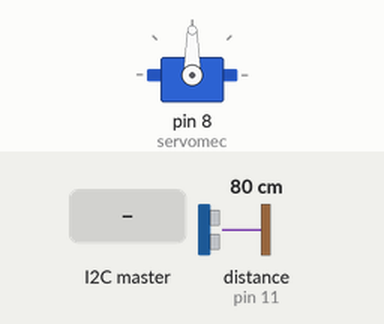
Bench run of a sketch on a simulated Arduino Uno, built with avr-gcc and run on an emulated ATmega328P. Parts: servo. The test bench sets the inputs (shaded band); at power-on: distance to the obstacle (sensor on pin 11) 80 cm. The echo pulse lasts 58.3 µs per cm; what the sketch prints to the serial monitor is not drawn.

Above: at 1.2 s.
1.3 s: the I2C master sends the byte 1
At 1.8 s:
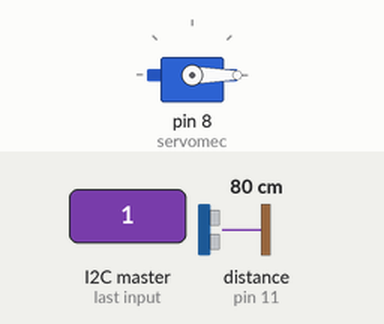
At 4.1 s:
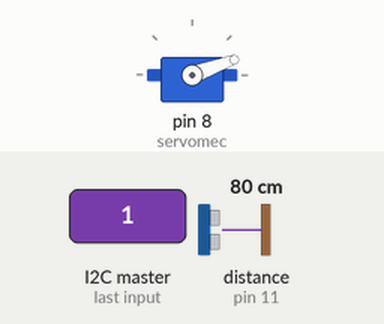
4.3 s: distance to the obstacle (sensor on pin 11) set to 2 cm
At 6.3 s:
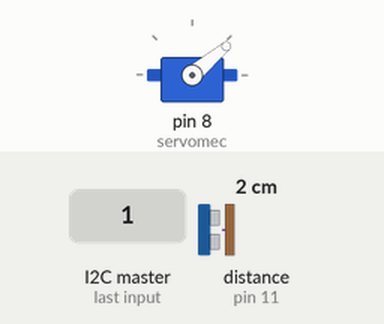
7.3 s: distance to the obstacle (sensor on pin 11) set to 4 cm
Timing chart, 0 to 25.3 s (numbered marks = the images above; inputs shaded):
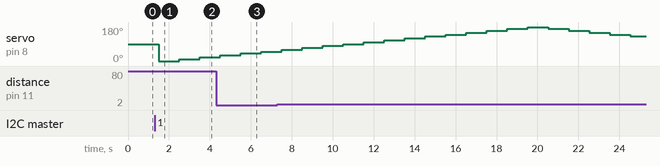

Measured:
- after the input at 1.3 s, servo on pin 8 (servomec): 90° → 0° after 0.20 s, → 10° 1.0 s later, → 20° 1.0 s later

The sketch:

Slave.ino
```cpp
#include <Wire.h>
#include <Servo.h>
int TRIG = 12;
int ECO = 11;
int DURACION;
int DISTANCIA;
int ESTADO = 9;
char DISTANCIAC;
//servo
Servo servomec;
void setup()
{
  Wire.begin(2);                // Este Esclavo es el número 2

  Wire.onReceive(requestEvent);
  Wire.onRequest(datos); // Cuando el Maestro le hace una petición,
  pinMode(TRIG, OUTPUT);
  pinMode(ECO, INPUT);                            // realiza el requestEvent
  Serial.begin(9600);
  servomec.attach(8);//Pin
}

void loop()
{
  if(ESTADO ==0){
    mensaje();
  }

  else if (ESTADO == 1) {
    barrido();
  } else if ( ESTADO == 2 ) {
    Disparar();
  }
  delay(500);

}

void datos() {
  if(ESTADO == 0){
    Wire.write(5);
  }else if(ESTADO == 1){
    Wire.write(DISTANCIAC + 32);
  }

}

// Esto es lo que envía cuando le hace la petición.
void requestEvent()
{


  int x = Wire.read();    // receive byte as an integer
  if(x==0){
    ESTADO = 0;
  }
  else if (x == 1 ) {
    ESTADO = 1 ;
  } else if (x == 2) {
    ESTADO = 2;
  }

}

void mensaje(){
  Serial.println("Hola");
}

void barrido() {
  for (int i = 0 ; i < 180 ; i += 10) {
    servomec.write(i);
    digitalWrite(TRIG, LOW);
    delayMicroseconds(2);
    digitalWrite(TRIG, HIGH);
    delayMicroseconds(10);
    digitalWrite(TRIG, LOW);
    DURACION = pulseIn(ECO, HIGH);

    DISTANCIA = (DURACION * 0.034) / 2;

    DISTANCIAC = (char)DISTANCIA;

    Serial.println(DISTANCIAC);

    Wire.write(DISTANCIAC);
    Serial.println(1);
    delay(1000);
  }


  for (int i = 180 ; i >= 0 ; i -= 10) {
    servomec.write(i);
    digitalWrite(TRIG, LOW);
    delayMicroseconds(2);
    digitalWrite(TRIG, HIGH);
    delayMicroseconds(10);
    digitalWrite(TRIG, LOW);
    DURACION = pulseIn(ECO, HIGH);

    DISTANCIA = (DURACION * 0.034) / 2;
    DISTANCIAC = (char)DISTANCIA;
    Serial.println(DISTANCIAC );


    delay(1000);
  }
}

void Disparar() {
  Serial.println("HOLA");

}


void lectura()
{
  int val=Wire.read();
  Serial.println(val);
}
```
